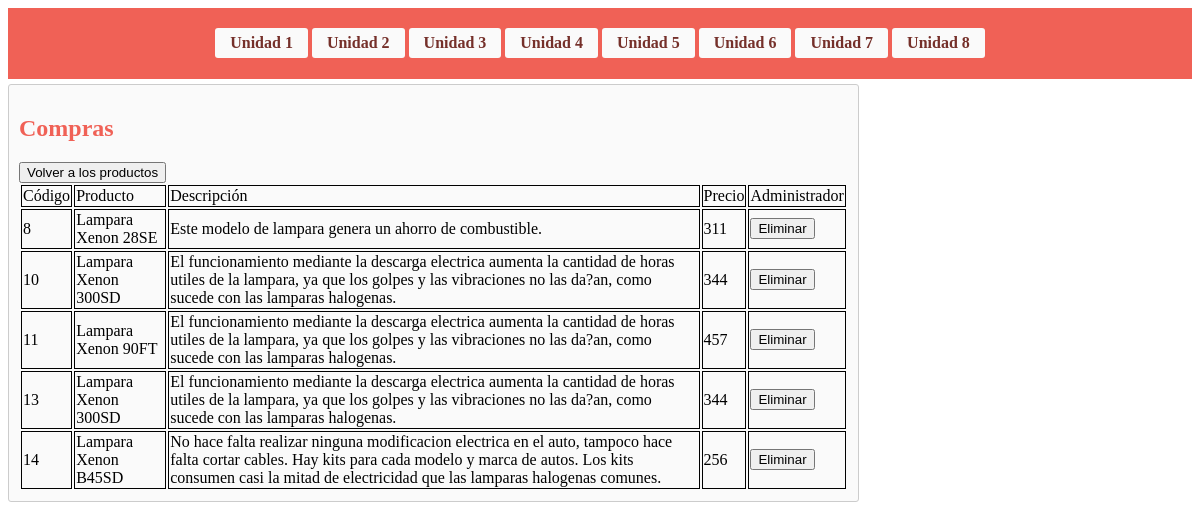
The app's page /vercarrito.php with its own data.
### tables this page shows
CREATE TABLE `carrito` (
  `codigo` int(10) NOT NULL,
  `producto` varchar(30) NOT NULL,
  `descripcion` varchar(255) NOT NULL,
  `precio` decimal(5,0) NOT NULL
);

### clases/basededatos.php (called while the page is built, shortened)
<?php
class BasedeDatos{
    private $conexion;
    public function _connect($servidor,$usuario,$pass,$base){
        $this->conexion= new mysqli($servidor,$usuario,$pass,$base);
        if(!$this->conexion->connect_errno){
            return false;
}
    }
    public function enviarConsulta($query){
        $tipo=strtoupper(substr($query, 0,6));
        switch ($tipo) {
            case 'SELECT':
                $resultado=$this->conexion->query($query);
                while($fila=$resultado->fetch_assoc()){
                    $array_result[]=$fila;
                }
            return $array_result;
            break;
        }
    }
}
?>

### clases/carrito.php (called while the page is built, shortened)
<?php
class Carrito{
    private $bd;
    public function __construct($base)
    {
      $this->bd=$base;
    }
    public function listarproductoscarrito(){
       $respuesta=$this->bd->enviarConsulta("SELECT * FROM carrito");
       return $respuesta;
    }
}
?>

### vercarrito.php (the view, shortened to what this page needs)
<!DOCTYPE html>
<html lang="en">
<head>
	<link rel="stylesheet" href="estilos.css">
    <nav>
    <?php
    include('clases/basededatos.php');
		include('clases/carrito.php');
		include('botonera.php');
		$base=new BasedeDatos(SERVIDOR,USUARIO,PASS,BASE);
		$prod=new Carrito($base);
		$mostrar_pro=$prod->listarproductoscarrito();
		?></nav>
</head>
<body>
<section>
		<h2>Compras</h2>
        <a href="unidad7.php"><button>Volver a los productos</button></a>
		<table>
		<tr class="titulos">
		<td>Código</td>
		<td>Producto</td>
		<td>Descripción</td>
		<td>Precio</td>
		<td colspan="2">Administrador
				</td>
		</tr>
		<?php
		for ($i=0; $i <count($mostrar_pro); $i++) {
		?>
		<tr>
		<td>
		<?php echo $mostrar_pro[$i]['codigo'];?>
		</td>
		<td>
		<?php echo $mostrar_pro[$i]['producto'];?>
		</td>
		<td>
		<?php echo $mostrar_pro[$i]['descripcion'];?>
		</td>
		<td>
		<?php echo $mostrar_pro[$i]['precio'];?></td>
		<td><a href="eliminarcarrito.php?id=<?php echo $mostrar_pro[$i]['codigo']?>"><button>Eliminar</button></a></td>
		</tr>
		<?php
		}?>
		</table>
	</section>
</body>
</html>

### estilos.css (style rules this page uses)
a { color: #333; text-decoration: none; }
section,aside { margin-top: 5px; padding: 10px; -moz-border-radius:3px;-webkit-border-radius:3px;-o-border-radius:3px;border-radius:3px; }
section { float: left; width: 70%; background: #fafafa; border: 1px solid #ccc; }
nav { padding:0.2%; background:#f06156; margin-top: 0.5%; }
h2 { color: #f06156; }

### vercarrito.php (style rules this page uses)
td { border: 1px solid black; }

### records on screen
carrito: codigo "8", producto "Lampara Xenon 28SE", descripcion "Este modelo de lampara genera un ahorro de combustible.", precio "311"
carrito: codigo "10", producto "Lampara Xenon 300SD", descripcion "El funcionamiento mediante la descarga electrica aumenta la cantidad de horas utiles de la lampara, ya que los golpes y las vibraciones no las da?an, como sucede con las lamparas halogenas.", precio "344"
carrito: codigo "11", producto "Lampara Xenon 90FT", descripcion "El funcionamiento mediante la descarga electrica aumenta la cantidad de horas utiles de la lampara, ya que los golpes y las vibraciones no las da?an, como sucede con las lamparas halogenas.", precio "457"
carrito: codigo "13", producto "Lampara Xenon 300SD", descripcion "El funcionamiento mediante la descarga electrica aumenta la cantidad de horas utiles de la lampara, ya que los golpes y las vibraciones no las da?an, como sucede con las lamparas halogenas.", precio "344"
carrito: codigo "14", producto "Lampara Xenon B45SD", descripcion "No hace falta realizar ninguna modificacion electrica en el auto, tampoco hace falta cortar cables. Hay kits para cada modelo y marca de autos. Los kits consumen casi la mitad de electricidad que las lamparas halogenas comunes.", precio "256"
